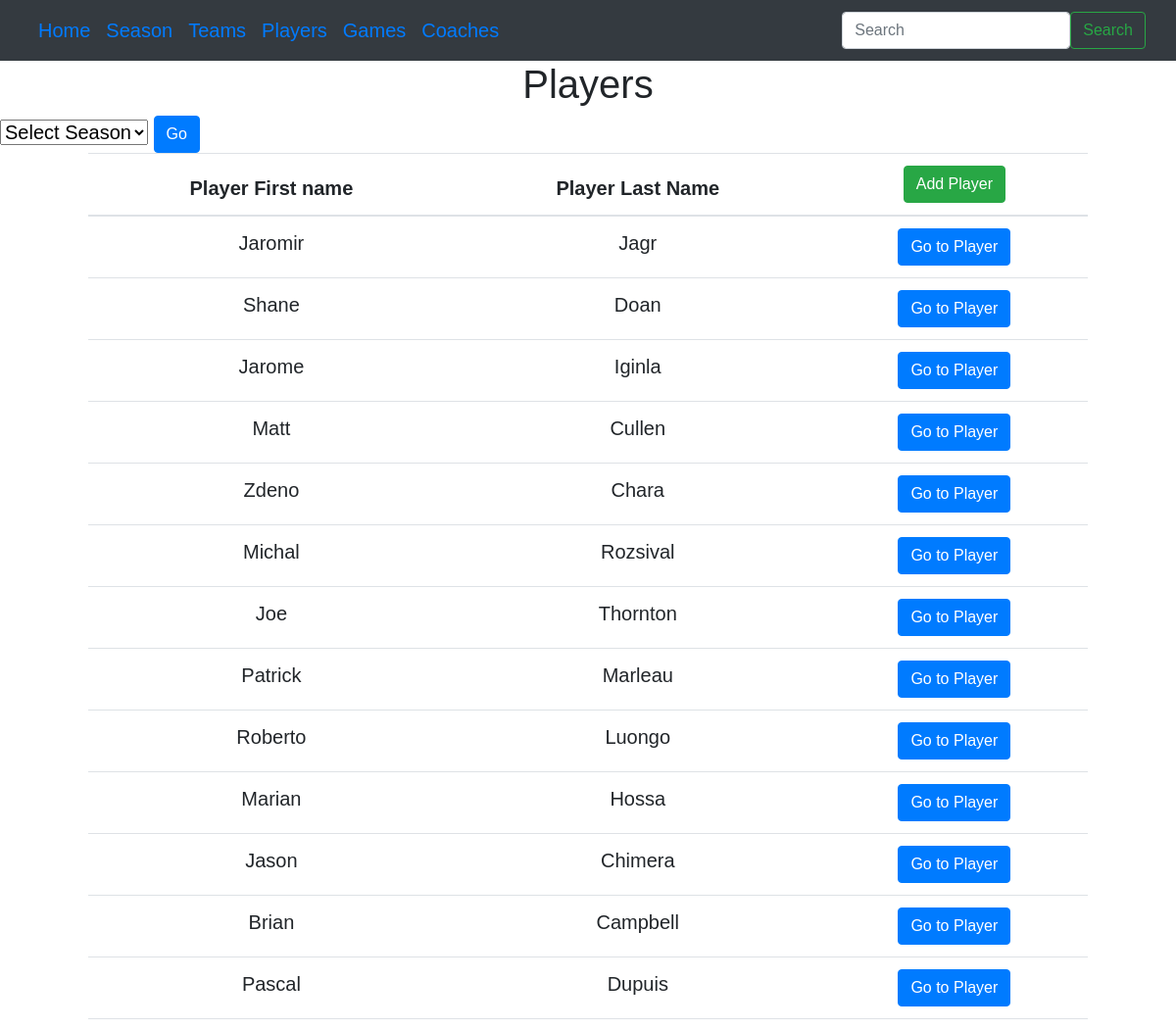
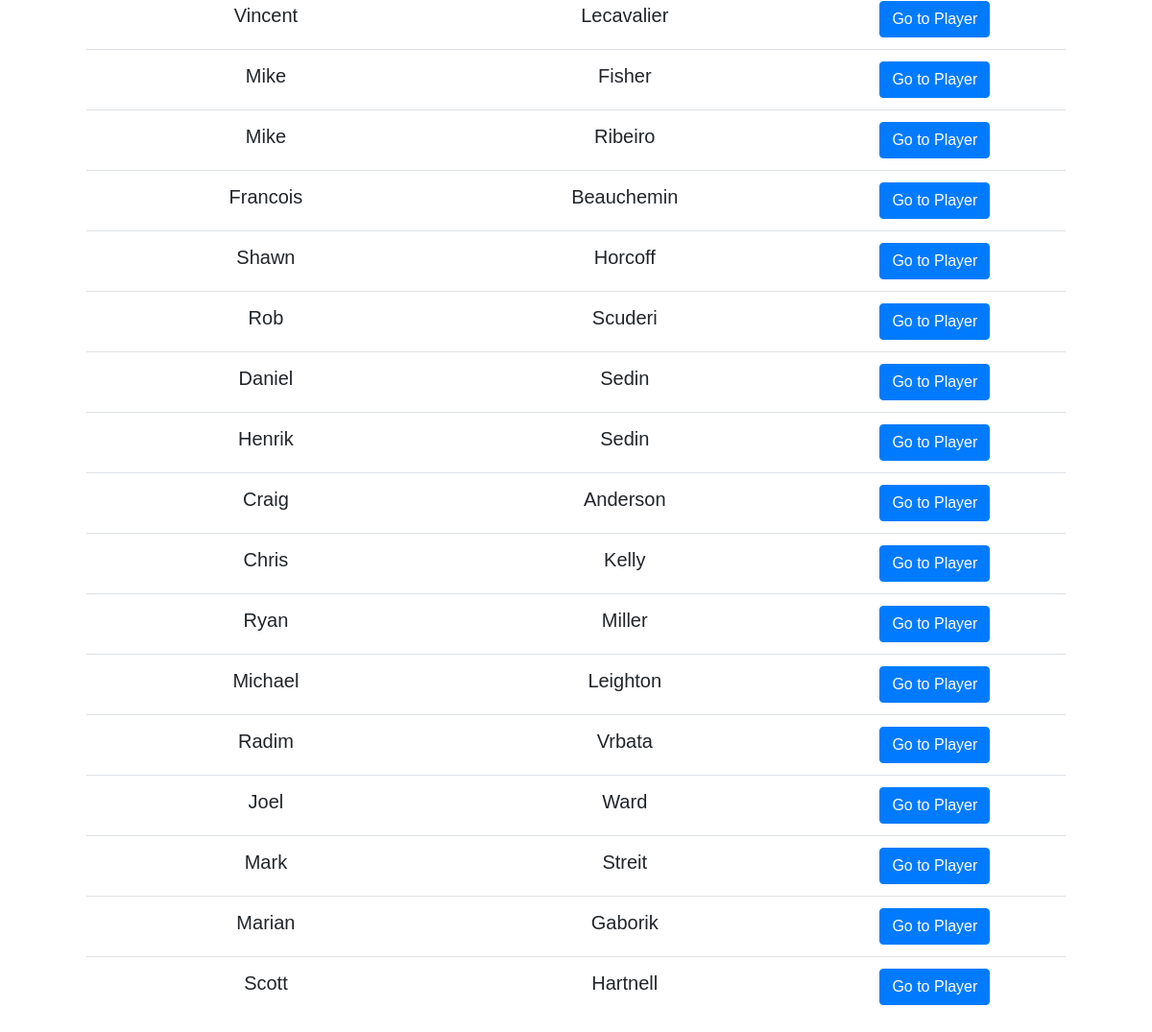
The page /players on the database its author committed (2 pictures, top to bottom).
### tables this page shows
CREATE TABLE Player (
    playerid INTEGER PRIMARY KEY,
    first_name TEXT,
    last_name TEXT,
    dateofbirth DATE,
    nationality TEXT,
    position TEXT,
    number INTEGER CHECK (number BETWEEN 0 AND 99)
);

### flaskr/player.py (the view, shortened to what this page needs)
@bp.route('/players', methods=['GET','POST'])
def players():
    db = get_db()
    cursor = db.execute(min_max_years)
    db.commit()
    max_min_years = []
    for result in cursor:
        max_min_years.append(result)
    max_year = max_min_years[0][0]
    min_year = max_min_years[0][1]
    years=[]
    for year in range(min_year, max_year+1):
        years.append(year)
    if request.method == 'GET':
        cursor = db.execute(players_query)
        db.commit()
        players = []
        for result in cursor:
            players.append(result)
        return render_template("player/players.html", players = players, years=years)

### flaskr/db.py (called while the page is built)
def get_db():
    if 'db' not in g:
        g.db = sqlite3.connect(
            current_app.config['DATABASE'],
            detect_types=sqlite3.PARSE_DECLTYPES
        )
        g.db.row_factory = sqlite3.Row
    return g.db

### flaskr/templates/player/players.html (shortened to what this page needs)
{% extends 'base.html' %}
{% block header %}
  <h1 class="headtitle">{% block title %}Players{% endblock %}</h1>
{% endblock %}
{% block content %}
<form method="POST" action="{{url_for('player.players')}}">
  <select class="form-select" aria-label="Default select example" name="season_select">
      <option selected>Select Season</option>
  </select>
  <button type="submit" class="btn btn-primary">Go</button>
</form>
<div class="text-center mx-auto" style="width: 85%;">
  <table class="table">
    <thead>
        <tr>
        <th scope="col">Player First name</th>
        <th scope="col">Player Last Name</th>
        <th><a href="{{url_for('player.add_player_form')}}"><button type="button" class="btn btn-success">Add Player</button></a></th>
        </tr>
    </thead>
    <tbody>
    {% for player in players%}
    <tr>
    <td>{{player[0]}}</td>
    <td>{{player[1]}}</td>
    <td>
      <a href="{{url_for('player.players')}}/{{player[2]}}"><button type="button" class="btn btn-primary">Go to Player</button></a>
    </td>
    </tr>
    {% endfor %}
</div>
{% endblock %}

### flaskr/static/style.css (style rules this page uses)
body { font-size: 15pt; font-family: arial; }

### rows shown on the page
Player: first_name "Jaromir", last_name "Jagr"
Player: first_name "Shane", last_name "Doan"
Player: first_name "Jarome", last_name "Iginla"
Player: first_name "Matt", last_name "Cullen"
Player: first_name "Zdeno", last_name "Chara"
Player: first_name "Michal", last_name "Rozsival"
Player: first_name "Joe", last_name "Thornton"
Player: first_name "Patrick", last_name "Marleau"
Player: first_name "Roberto", last_name "Luongo"
Player: first_name "Marian", last_name "Hossa"
Player: first_name "Jason", last_name "Chimera"
Player: first_name "Brian", last_name "Campbell"
Player: first_name "Pascal", last_name "Dupuis"
Player: first_name "Vincent", last_name "Lecavalier"
Player: first_name "Mike", last_name "Fisher"
Player: first_name "Mike", last_name "Ribeiro"
Player: first_name "Francois", last_name "Beauchemin"
Player: first_name "Shawn", last_name "Horcoff"
Player: first_name "Rob", last_name "Scuderi"
Player: first_name "Daniel", last_name "Sedin"
Player: first_name "Henrik", last_name "Sedin"
Player: first_name "Craig", last_name "Anderson"
Player: first_name "Chris", last_name "Kelly"
Player: first_name "Ryan", last_name "Miller"
Player: first_name "Michael", last_name "Leighton"
Player: first_name "Radim", last_name "Vrbata"
Player: first_name "Joel", last_name "Ward"
Player: first_name "Mark", last_name "Streit"
Player: first_name "Marian", last_name "Gaborik"
Player: first_name "Scott", last_name "Hartnell"
